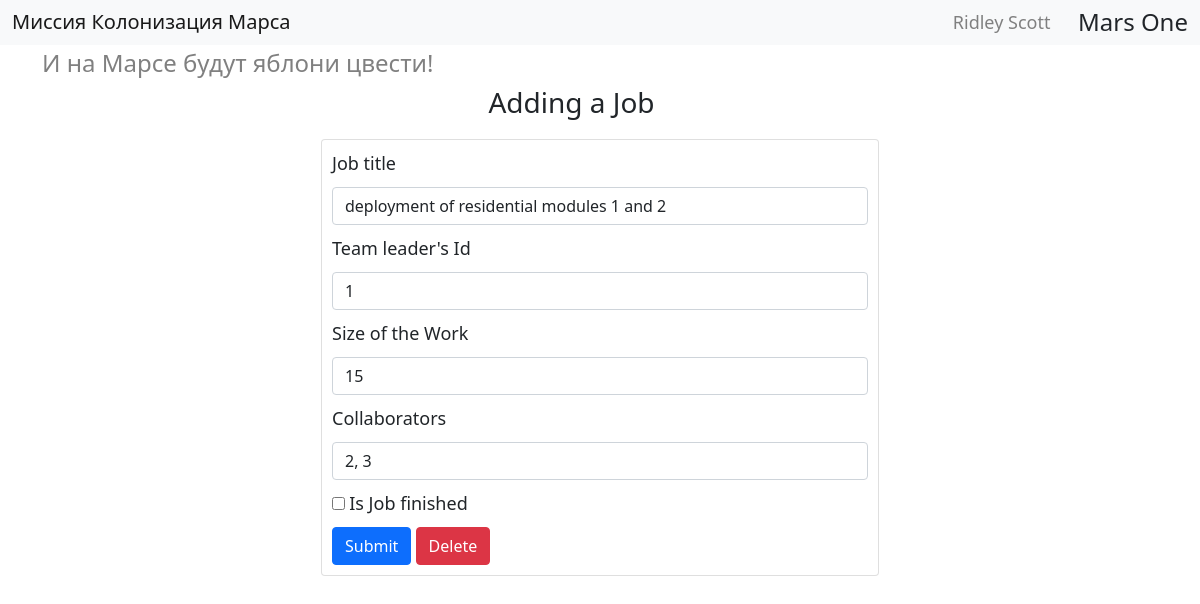
/job/1 (signed in), run on the app's committed database.
### __all_models.py (models this page shows)
class User(SqlAlchemyBase, UserMixin):
    __tablename__ = 'users'
    id = Column(Integer, primary_key=True, autoincrement=True)
    surname = Column(String)
    name = Column(String)
    age = Column(Integer)
    position = Column(String)
    speciality = Column(String)
    address = Column(String)
    email = Column(String, unique=True)
    hashed_password = Column(String, default="password")
    modified_date = Column(DateTime, default=datetime.now)

class Jobs(SqlAlchemyBase):
    __tablename__ = "jobs"
    id = Column(Integer, primary_key=True, autoincrement=True)
    team_leader = Column(Integer, ForeignKey("users.id"))
    job = Column(String)
    work_size = Column(Integer)
    collaborators = Column(String)
    start_date = Column(DateTime)
    end_date = Column(DateTime, nullable=True)
    is_finished = Column(Boolean)

### app.py (the view, shortened to what this page needs)
@app.route("/job/<int:job_id>", methods=['GET', 'POST'])
@login_required
def edit_job(job_id):
    form = JobForm()
    if request.method == "GET":
        job = session.query(Jobs).filter(
            Jobs.id == job_id,
            (Jobs.team_leader == current_user.id) | (current_user.id == 1)
        ).first()
        if job:
            form.job.data = job.job
            form.team_leader.data = job.team_leader
            form.work_size.data = job.work_size
            form.collaborators.data = job.collaborators
            form.is_finished.data = job.is_finished
        else:
            abort(404)
    return render_template("add_job.html", title="Изменить работу", form=form,
                           job_id=job_id, delete=True)

### forms.py
class JobForm(FlaskForm):
    team_leader = IntegerField("Team leader's Id", validators=[DataRequired()])
    job = StringField("Job title", validators=[DataRequired()])
    work_size = IntegerField("Size of the Work", validators=[DataRequired()])
    collaborators = StringField("Collaborators", validators=[DataRequired()])
    is_finished = BooleanField("Is Job finished")
    submit = SubmitField("Submit")

### app.py (called while the page is built)
@login_manager.user_loader
def load_user(user_id):
    return session.query(User).get(user_id)

### templates/add_job.html (shortened to what this page needs)
{% extends "base.html" %}
{% block content %}
<h3 class="title">Adding a Job</h3>
<div class="holder card">
    <form method="POST" action="">
        {{ form.job.label(class="form-label label") }}
        {{ form.job(class="form-control") }}
        {{ form.team_leader.label(class="form-label label") }}
        {{ form.team_leader(class="form-control") }}
        {{ form.work_size.label(class="form-label label") }}
        {{ form.work_size(class="form-control") }}
        {{ form.collaborators.label(class="form-label label") }}
        {{ form.collaborators(class="form-control") }}
        <div class="form-control-check">
            {{ form.is_finished(class="form-control-check") }}
            {{ form.is_finished.label(class="form-label label") }}
        </div>
        {{ form.submit(class="btn btn-primary") }}
        {% if delete %}
            <a href="/deljob/{{ job_id }}" class="btn btn-danger">Delete</a>
        {% endif %}
    </form>
</div>
{% endblock %}

### templates/base.html (shortened to what this page needs)
<!doctype html>
<html lang="en">
  <head>
    <link href="https://cdn.jsdelivr.net/npm/bootstrap@5.0.0-beta2/dist/css/bootstrap.min.css" rel="stylesheet">
    <link rel="stylesheet" type="text/css" href="{{url_for('static', filename='css/style.css')}}"/>
  </head>
  <body>
    <nav class="navbar navbar-light bg-light">
      <div class="container-fluid">
        <span><a href="/" class="navbar-brand mb-0 h1">Миссия Колонизация Марса</a></span>
        <div class="navbar-inner">
          {% if current_user.is_authenticated %}
            <a href="{{ url_for('logout') }}" class="navbar-name">{{ current_user.name }} {{ current_user.surname }}</a>
          {% else %}
          <div class="buttons-wrapper">
            <a href="{{ url_for('register') }}" class="btn btn-primary">Register</a>
            <a href="{{ url_for('login') }}" class="btn btn-success">Login</a>
          </div>
          {% endif %}
          <span class="nav-item h4 mr-10 mb-0">Mars One</span>
        </div>
      </div>
    </nav>
    <div class="container">
      <h4 class="mt-1">И на Марсе будут яблони цвести!</h4>
      {% block content %}{% endblock %}
    </div>
  </body>
</html>

### static/css/style.css (style rules this page uses)
body { padding-bottom: 20px; }
h4 { color: grey; }
.title { width: 20%; margin: 0 auto; }
.holder { width: 50%; margin: 20px auto; padding: 10px; padding-top: 0; }
.label { margin-top: 10px; margin-bottom: 10px; font-size: 18px; }
.navbar-inner { display: flex; width: 20%; justify-content: space-between; align-items: center; }
.navbar-name { text-decoration: none; margin: 0; color: #808080; font-size: 18px; transition: all .1s; }

### data on the page
User: name "Ridley", surname "Scott"
Jobs: job "deployment of residential modules 1 and 2", team_leader "1", work_size "15", collaborators "2, 3"
